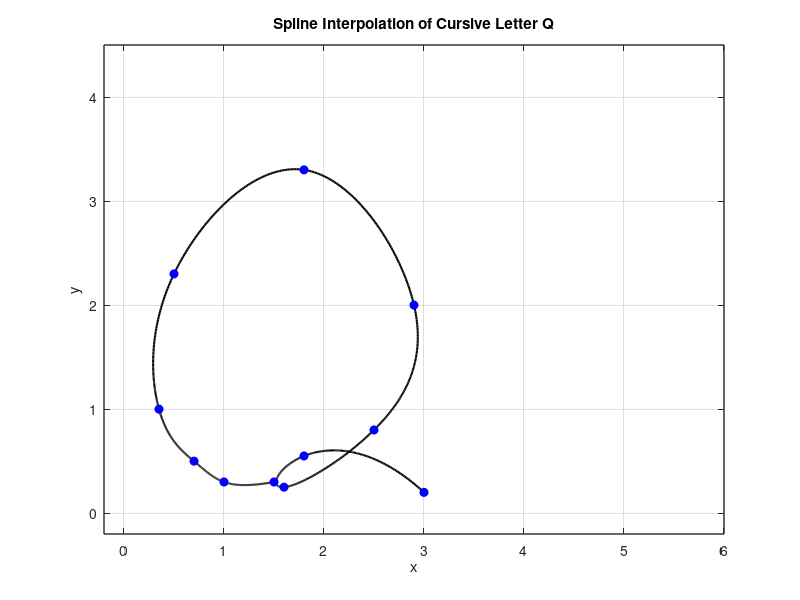
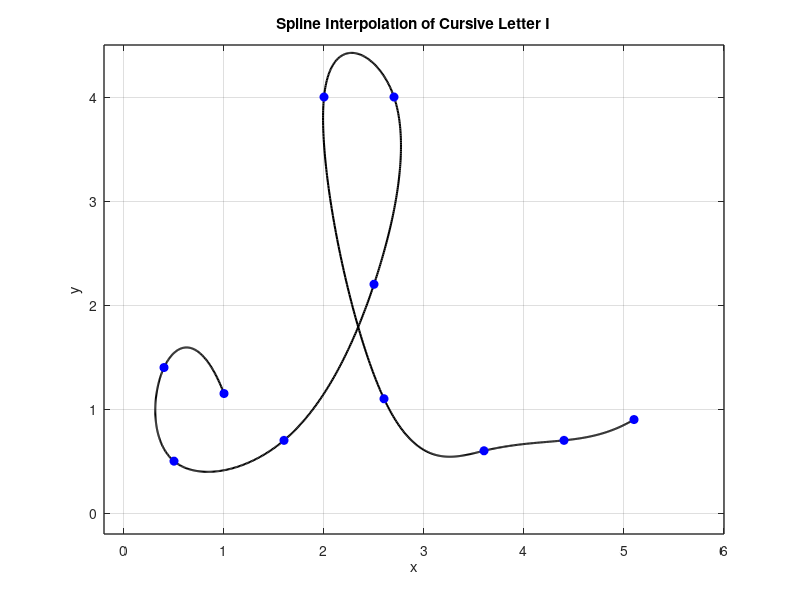

Here is the MATLAB script that generated these plots, in order:
 % Define data points for x and y coordinates
 qx = [1.5 1.0 0.7 0.35 0.5 1.8 2.9 2.5 1.6 1.8 3.0];
 qy = [0.3 0.3 0.5 1.0 2.3 3.3 2.0 0.8 0.25 0.55 0.2];

 ix = [1.0 0.4 0.5 1.6 2.5 2.7 2.0 2.6 3.6 4.4 5.1 ];
 iy = [1.15 1.4 0.5 0.7 2.2 4.0 4.0 1.1 0.6 0.7 0.9 ];

 n = length(qx);
 t = 0:n-1; % Parametric coordinate t
tt = 0:0.01:n-1; % More dense coordinate tt for spline interpolation

 % Compute spline interpolation
 qxx = spline(t, qx, tt);
 qyy = spline(t, qy, tt);

 xx = spline(t, ix, tt);
 yy = spline(t, iy, tt);

 % Plot settings
 figure(1)
 plot(qxx, qyy, 'k', 'LineWidth', 1.5) % plot spline
hold on
 plot(qx, qy, 'bo', 'MarkerFaceColor', 'b') % plot data points
 axis([-0.2 6 -0.2 4.5])
 grid on
 title('Spline Interpolation of Cursive Letter Q')
 xlabel('x')
 ylabel('y')
 set(gca, 'FontSize', 10, 'LineWidth', 1)
 grid on

 figure(2)
 plot(xx, yy, 'k', 'LineWidth', 1.5) % plot spline
hold on
 plot(ix, iy, 'bo', 'MarkerFaceColor', 'b') % plot data points
 axis([-0.2 6 -0.2 4.5])
 grid on
 title('Spline Interpolation of Cursive Letter I')
 xlabel('x')
 ylabel('y')
 set(gca, 'FontSize', 10, 'LineWidth', 1)
 grid on